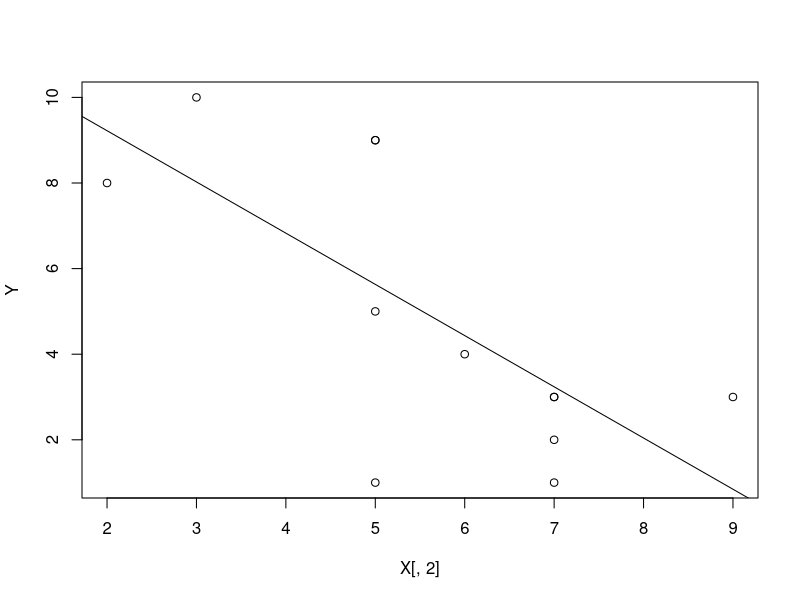
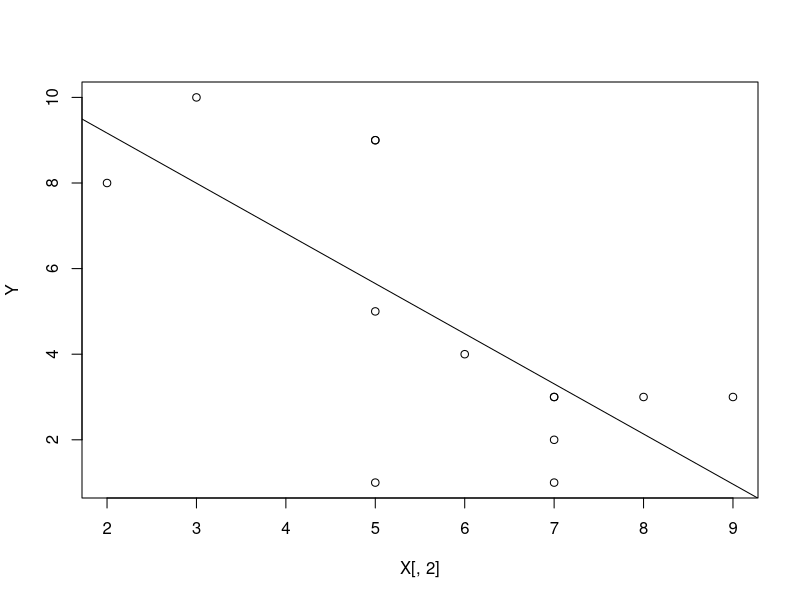
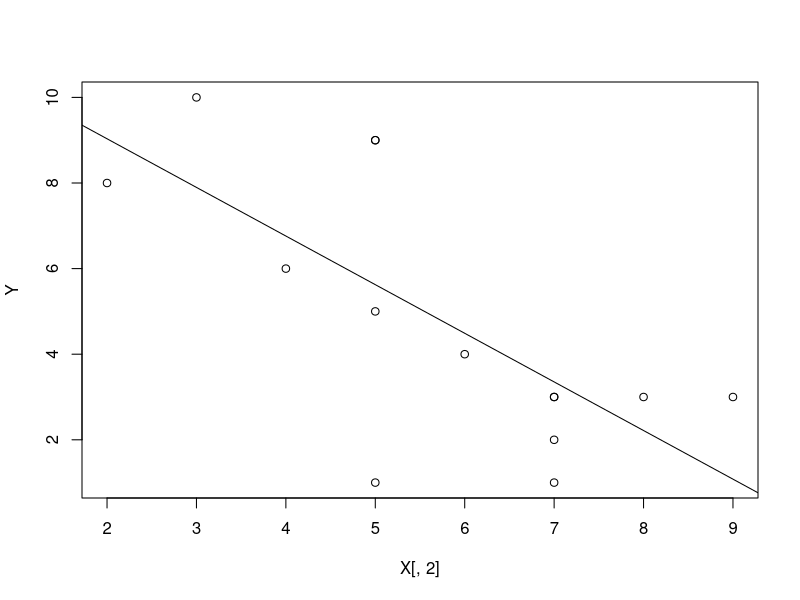
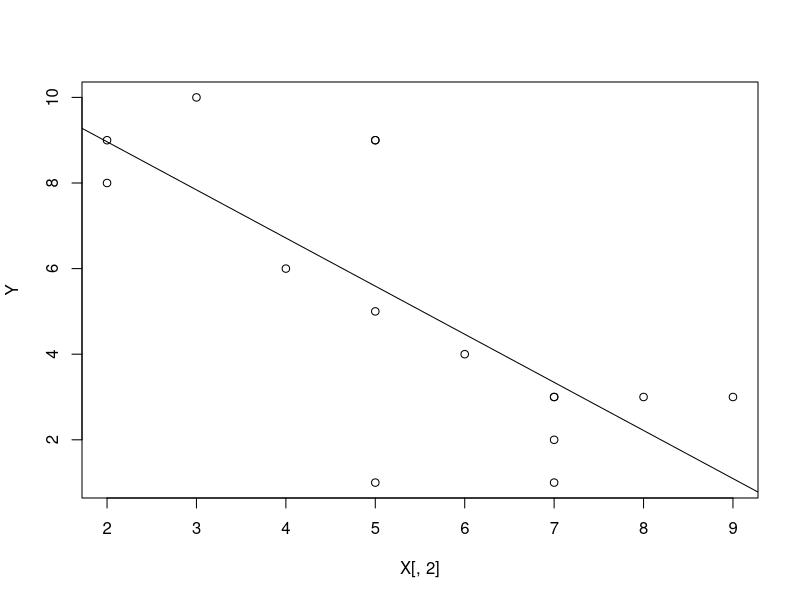
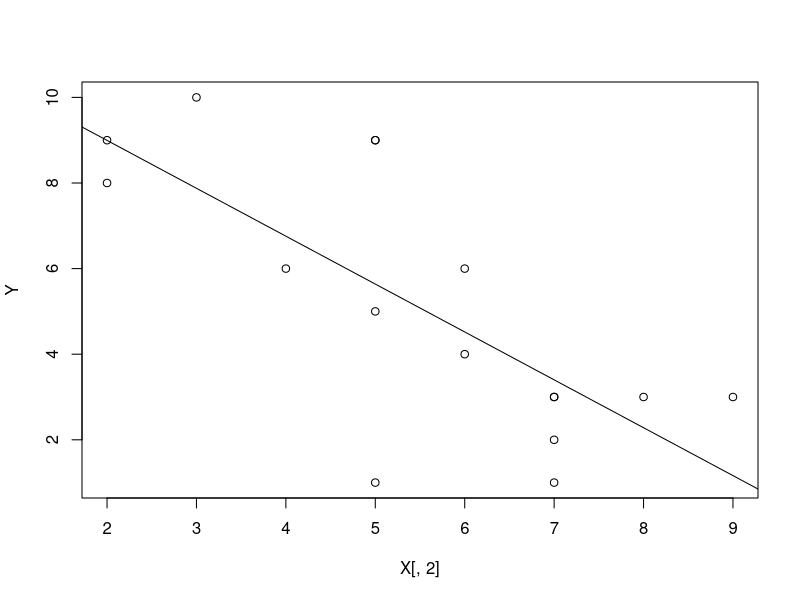
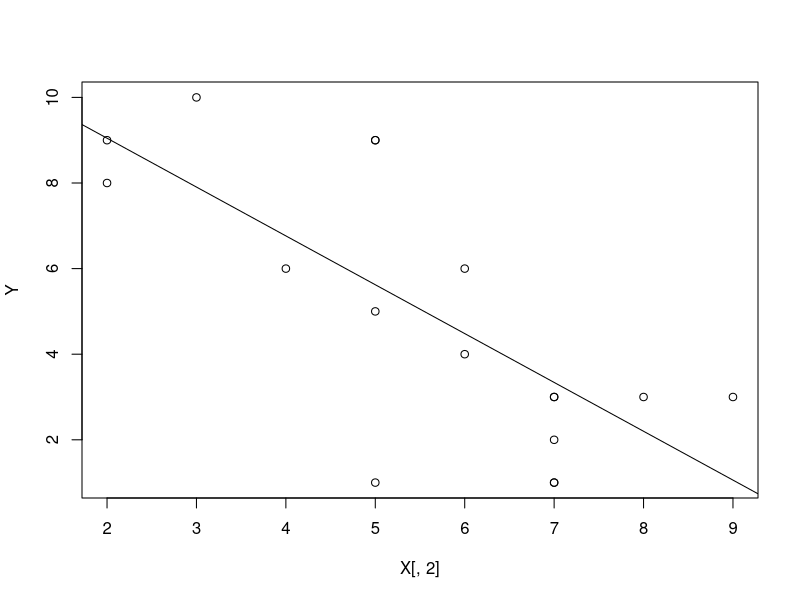
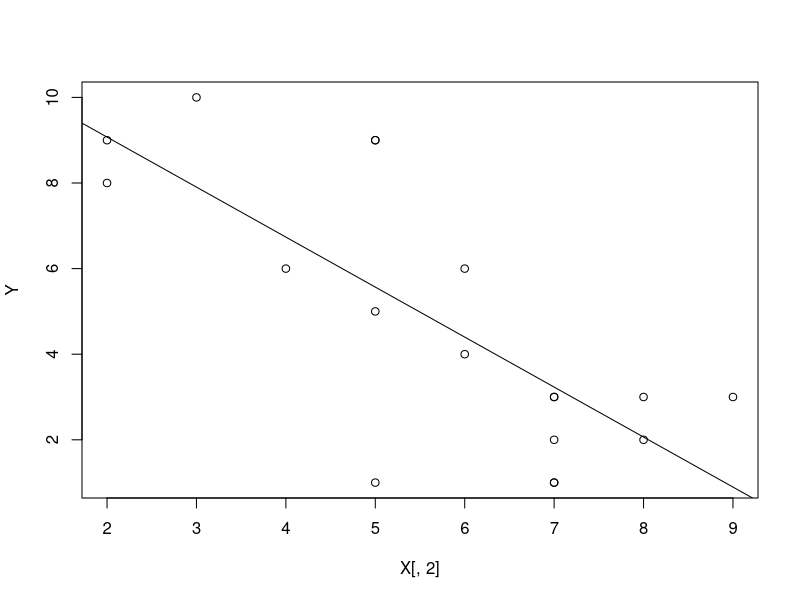
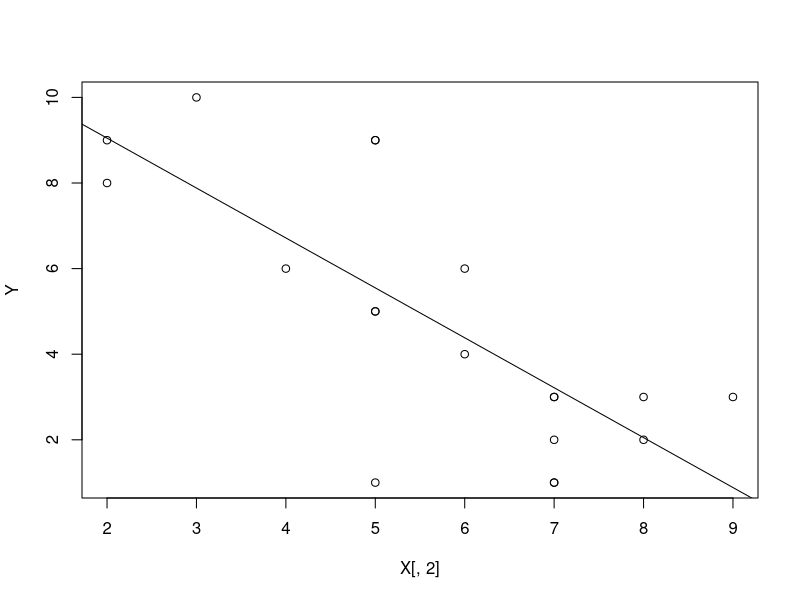

The R script that drew these images, in order:
v_w = 4;
v_h = 3;

FPS = 25;
seconds = 2/25;


# Define the samples of the input, consider 2 inputs for "training data"
samples = FPS*seconds;

# Define the dimensions of the input, consider 2-D (x,y) type input
dims = v_w * v_h;

#This product will be used to allocate matrix by length
size = samples * dims

# P is the data/matrix used to find the 
max_iter=10
# "50" max_iter defines the max number of points to evaluate over, after which code will stop
P <- matrix(sample.int(max_iter, size, replace = TRUE),nrow = samples,ncol = dims,byrow = TRUE)

X <- cbind(1,P[1,])			# Form the X matrix of rows [1 x1; 1 x2...]
Y <- cbind(P[2,])			# Form the Y matrix of rows [y1; y2; ...]

# Now, we perform calculations as expected
B <- t(X)%*%Y				# B = Xt Y
A <- t(X)%*%X				# A = Xt X

temp <- solve(A)%*%B		# temp = A(-1) B

# Add points from training dataset to plot
plot(X[,2],Y)					# add the individual points (part of online data) to the output graph

# Plot the line represented by y=ax+b
abline(a=temp[1],b=temp[2])		# For y=mx+c, temp(0) is the intercept (c) and temp(1) is the slope (m)

for (dum in (1:max_iter-1)) 
{
	# Create and store new points
	N <- matrix(sample.int(max_iter, size, replace = TRUE),nrow = samples,ncol = 1,byrow = TRUE)
	P <- cbind(P,N)
	X <- cbind(1,P[1,])
	Y <- cbind(P[2,])
	
	# Perform necessary calculations
	Bdash <- t(X)%*%Y
	Adash <- t(X)%*%X
	temp <- solve(A+Adash)%*%(B+Bdash)
	A <- Adash
	B <- Bdash

	# Add the new points obtained online, to the plot
	Sys.sleep(0.5)
	plot(X[,2],Y)
	abline(a=temp[1],b=temp[2])
}